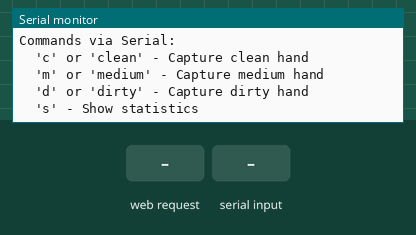
Bench run of a sketch on a simulated ESP32. Shown: the last lines printed to the serial monitor. Inputs (shaded band) come from the test bench. WiFi joins after 1.5 s; servers stay silent unless stated; storage starts empty; the camera gives no picture.

Above: at 4.0 s.
4.1 s: HTTP request GET /save received
At 5.4 s:
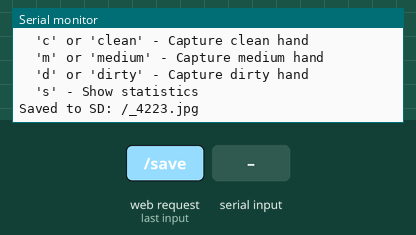
5.7 s: "clean\n" received over Serial
At 6.6 s:
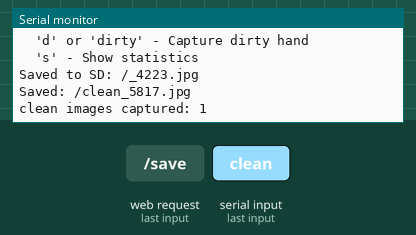
7.3 s: HTTP request GET /save?cat=clean received
At 8.6 s:
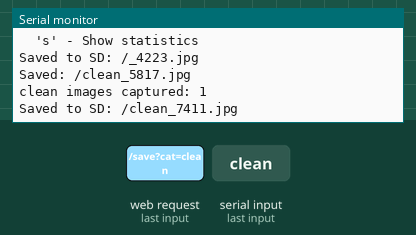
8.9 s: "medium\n" received over Serial
At 9.8 s:
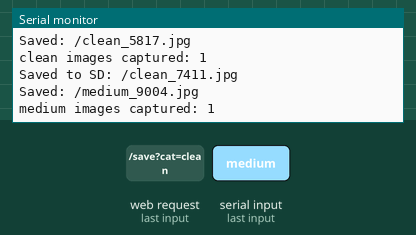
10.5 s: HTTP request GET /save?cat=medium received
At 11.8 s:
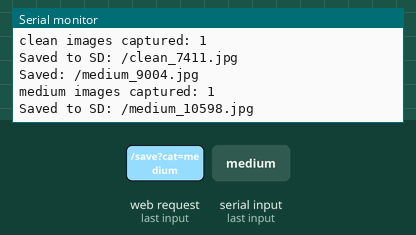
12.1 s: "dirty\n" received over Serial
At 12.9 s:
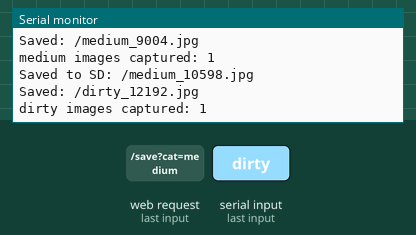

The sketch:

capture_images_esp32.ino
```cpp
/*
 * ESP32-CAM Image Capture Script
 * Use this to capture images for your dataset
 *
 * Instructions:
 * 1. Upload this sketch to ESP32-CAM
 * 2. Open Serial Monitor (115200 baud)
 * 3. Send commands via Serial Monitor:
 *    - 'c' or 'clean' - Capture clean hand image
 *    - 'm' or 'medium' - Capture medium cleanliness image
 *    - 'd' or 'dirty' - Capture dirty hand image
 *    - 's' - Show current count
 * 4. Images will be saved to SD card (if available) or sent via Serial
 *
 * Alternative: Use ESP32-CAM web server to capture via browser
 */

#include "esp_camera.h"
#include <WiFi.h>
#include <WebServer.h>
#include <SD_MMC.h>

// ==================== CONFIGURATION ====================
const char* ssid = "YOUR_WIFI_SSID";
const char* password = "YOUR_WIFI_PASSWORD";

// Camera pins for ESP32-CAM
#define PWDN_GPIO_NUM     32
#define RESET_GPIO_NUM    -1
#define XCLK_GPIO_NUM      0
#define SIOD_GPIO_NUM     26
#define SIOC_GPIO_NUM     27
#define Y9_GPIO_NUM       35
#define Y8_GPIO_NUM       34
#define Y7_GPIO_NUM       39
#define Y6_GPIO_NUM       36
#define Y5_GPIO_NUM       21
#define Y4_GPIO_NUM       19
#define Y3_GPIO_NUM       18
#define Y2_GPIO_NUM        5
#define VSYNC_GPIO_NUM    25
#define HREF_GPIO_NUM     23
#define PCLK_GPIO_NUM     22

WebServer server(80);

// Counters for each category
int clean_count = 0;
int medium_count = 0;
int dirty_count = 0;

bool initCamera() {
  camera_config_t config;
  config.ledc_channel = LEDC_CHANNEL_0;
  config.ledc_timer = LEDC_TIMER_0;
  config.pin_d0 = Y2_GPIO_NUM;
  config.pin_d1 = Y3_GPIO_NUM;
  config.pin_d2 = Y4_GPIO_NUM;
  config.pin_d3 = Y5_GPIO_NUM;
  config.pin_d4 = Y6_GPIO_NUM;
  config.pin_d5 = Y7_GPIO_NUM;
  config.pin_d6 = Y8_GPIO_NUM;
  config.pin_d7 = Y9_GPIO_NUM;
  config.pin_xclk = XCLK_GPIO_NUM;
  config.pin_pclk = PCLK_GPIO_NUM;
  config.pin_vsync = VSYNC_GPIO_NUM;
  config.pin_href = HREF_GPIO_NUM;
  config.pin_sscb_sda = SIOD_GPIO_NUM;
  config.pin_sscb_scl = SIOC_GPIO_NUM;
  config.pin_pwdn = PWDN_GPIO_NUM;
  config.pin_reset = RESET_GPIO_NUM;
  config.xclk_freq_hz = 20000000;
  config.pixel_format = PIXFORMAT_JPEG;
  config.frame_size = FRAMESIZE_VGA;  // 640x480 - good quality
  config.jpeg_quality = 12;  // 0-63, lower = higher quality
  config.fb_count = 1;

  esp_err_t err = esp_camera_init(&config);
  if (err != ESP_OK) {
    Serial.printf("Camera init failed with error 0x%x\n", err);
    return false;
  }
  return true;
}

void handleRoot() {
  String html = "<!DOCTYPE html><html><head>";
  html += "<meta name='viewport' content='width=device-width, initial-scale=1'>";
  html += "<style>body{font-family:Arial;text-align:center;background:#f0f0f0;}";
  html += "button{background:#4CAF50;color:white;padding:15px 32px;font-size:16px;";
  html += "border:none;border-radius:5px;margin:10px;cursor:pointer;}";
  html += "button:hover{background:#45a049;}";
  html += ".stats{background:white;padding:20px;margin:20px;border-radius:10px;display:inline-block;}";
  html += "</style></head><body>";
  html += "<h1>ESP32-CAM Dataset Capture</h1>";
  html += "<div class='stats'>";
  html += "<h2>Captured Images</h2>";
  html += "<p>Clean: " + String(clean_count) + "</p>";
  html += "<p>Medium: " + String(medium_count) + "</p>";
  html += "<p>Dirty: " + String(dirty_count) + "</p>";
  html += "</div><br>";
  html += "<button onclick='capture(\"clean\")'>Capture Clean Hand</button><br>";
  html += "<button onclick='capture(\"medium\")'>Capture Medium Hand</button><br>";
  html += "<button onclick='capture(\"dirty\")'>Capture Dirty Hand</button><br>";
  html += "<br><img id='preview' style='max-width:640px;border:2px solid #333;'><br>";
  html += "<script>";
  html += "function capture(category){";
  html += "document.getElementById('preview').src='/capture?cat='+category+'&t='+Date.now();";
  html += "fetch('/save?cat='+category).then(r=>r.text()).then(t=>alert(t));";
  html += "}";
  html += "</script></body></html>";
  server.send(200, "text/html", html);
}

void handleCapture() {
  String category = server.arg("cat");

  camera_fb_t* fb = esp_camera_fb_get();
  if (!fb) {
    server.send(500, "text/plain", "Camera capture failed");
    return;
  }

  server.send_P(200, "image/jpeg", (const char*)fb->buf, fb->len);
  esp_camera_fb_return(fb);
}

void handleSave() {
  String category = server.arg("cat");

  camera_fb_t* fb = esp_camera_fb_get();
  if (!fb) {
    server.send(500, "text/plain", "Camera capture failed");
    return;
  }

  // Increment counter
  if (category == "clean") clean_count++;
  else if (category == "medium") medium_count++;
  else if (category == "dirty") dirty_count++;

  // Try to save to SD card
  bool saved = false;
  if (SD_MMC.begin()) {
    String filename = "/" + category + "_" + String(millis()) + ".jpg";
    File file = SD_MMC.open(filename.c_str(), FILE_WRITE);
    if (file) {
      file.write(fb->buf, fb->len);
      file.close();
      saved = true;
      Serial.println("Saved to SD: " + filename);
    }
  }

  if (!saved) {
    // If no SD card, send via serial (you'll need to receive on PC)
    Serial.println("===IMAGE_START:" + category + "===");
    Serial.write(fb->buf, fb->len);
    Serial.println("===IMAGE_END===");
  }

  esp_camera_fb_return(fb);

  String response = "Saved " + category + " image #";
  if (category == "clean") response += String(clean_count);
  else if (category == "medium") response += String(medium_count);
  else if (category == "dirty") response += String(dirty_count);

  server.send(200, "text/plain", response);
}

void setup() {
  Serial.begin(115200);
  delay(1000);

  Serial.println("\n=== ESP32-CAM Dataset Capture ===");

  // Initialize camera
  if (!initCamera()) {
    Serial.println("Camera init failed!");
    delay(5000);
    ESP.restart();
  }
  Serial.println("Camera initialized");

  // Initialize SD card (optional)
  if (SD_MMC.begin()) {
    Serial.println("SD card initialized");
  } else {
    Serial.println("SD card not found - images will be sent via Serial");
  }

  // Connect to WiFi
  WiFi.begin(ssid, password);
  Serial.print("Connecting to WiFi");
  int timeout = 0;
  while (WiFi.status() != WL_CONNECTED && timeout < 20) {
    delay(500);
    Serial.print(".");
    timeout++;
  }

  if (WiFi.status() == WL_CONNECTED) {
    Serial.println("\nWiFi connected!");
    Serial.print("IP address: ");
    Serial.println(WiFi.localIP());
    Serial.println("Open http://" + WiFi.localIP().toString() + " in your browser");
  } else {
    Serial.println("\nWiFi failed - use Serial commands instead");
  }

  // Setup web server
  server.on("/", handleRoot);
  server.on("/capture", handleCapture);
  server.on("/save", handleSave);
  server.begin();

  Serial.println("\n=== Ready ===");
  Serial.println("Commands via Serial:");
  Serial.println("  'c' or 'clean' - Capture clean hand");
  Serial.println("  'm' or 'medium' - Capture medium hand");
  Serial.println("  'd' or 'dirty' - Capture dirty hand");
  Serial.println("  's' - Show statistics");
}

void captureImage(String category) {
  camera_fb_t* fb = esp_camera_fb_get();
  if (!fb) {
    Serial.println("Camera capture failed");
    return;
  }

  // Increment counter
  if (category == "clean") clean_count++;
  else if (category == "medium") medium_count++;
  else if (category == "dirty") dirty_count++;

  // Try SD card first
  bool saved = false;
  if (SD_MMC.begin()) {
    String filename = "/" + category + "_" + String(millis()) + ".jpg";
    File file = SD_MMC.open(filename.c_str(), FILE_WRITE);
    if (file) {
      file.write(fb->buf, fb->len);
      file.close();
      saved = true;
      Serial.println("Saved: " + filename);
    }
  }

  if (!saved) {
    // Send via serial
    Serial.println("===IMAGE_START:" + category + "===");
    Serial.write(fb->buf, fb->len);
    Serial.println("===IMAGE_END===");
    Serial.println("Image sent via Serial - use receive script to save");
  }

  esp_camera_fb_return(fb);

  Serial.print(category + " images captured: ");
  if (category == "clean") Serial.println(clean_count);
  else if (category == "medium") Serial.println(medium_count);
  else if (category == "dirty") Serial.println(dirty_count);
}

void loop() {
  server.handleClient();

  // Handle serial commands
  if (Serial.available()) {
    String command = Serial.readStringUntil('\n');
    command.trim();
    command.toLowerCase();

    if (command == "c" || command == "clean") {
      captureImage("clean");
    } else if (command == "m" || command == "medium") {
      captureImage("medium");
    } else if (command == "d" || command == "dirty") {
      captureImage("dirty");
    } else if (command == "s" || command == "stats") {
      Serial.println("\n=== Statistics ===");
      Serial.println("Clean: " + String(clean_count));
      Serial.println("Medium: " + String(medium_count));
      Serial.println("Dirty: " + String(dirty_count));
      Serial.println("Total: " + String(clean_count + medium_count + dirty_count));
    }
  }

  delay(100);
}
```

Measured:
- after the input at 4.1 s, the serial monitor: prints a new line after 0.13 s (image 1)
- after the input at 5.7 s, the serial monitor: prints a new line after 0.13 s (image 2)
- after the input at 7.3 s, the serial monitor: prints a new line after 0.12 s (image 3)
- after the input at 8.9 s, the serial monitor: prints a new line after 0.12 s (image 4)
- after the input at 10.5 s, the serial monitor: prints a new line after 0.11 s (image 5)
- after the input at 12.1 s, the serial monitor: prints a new line after 0.10 s (image 6)
